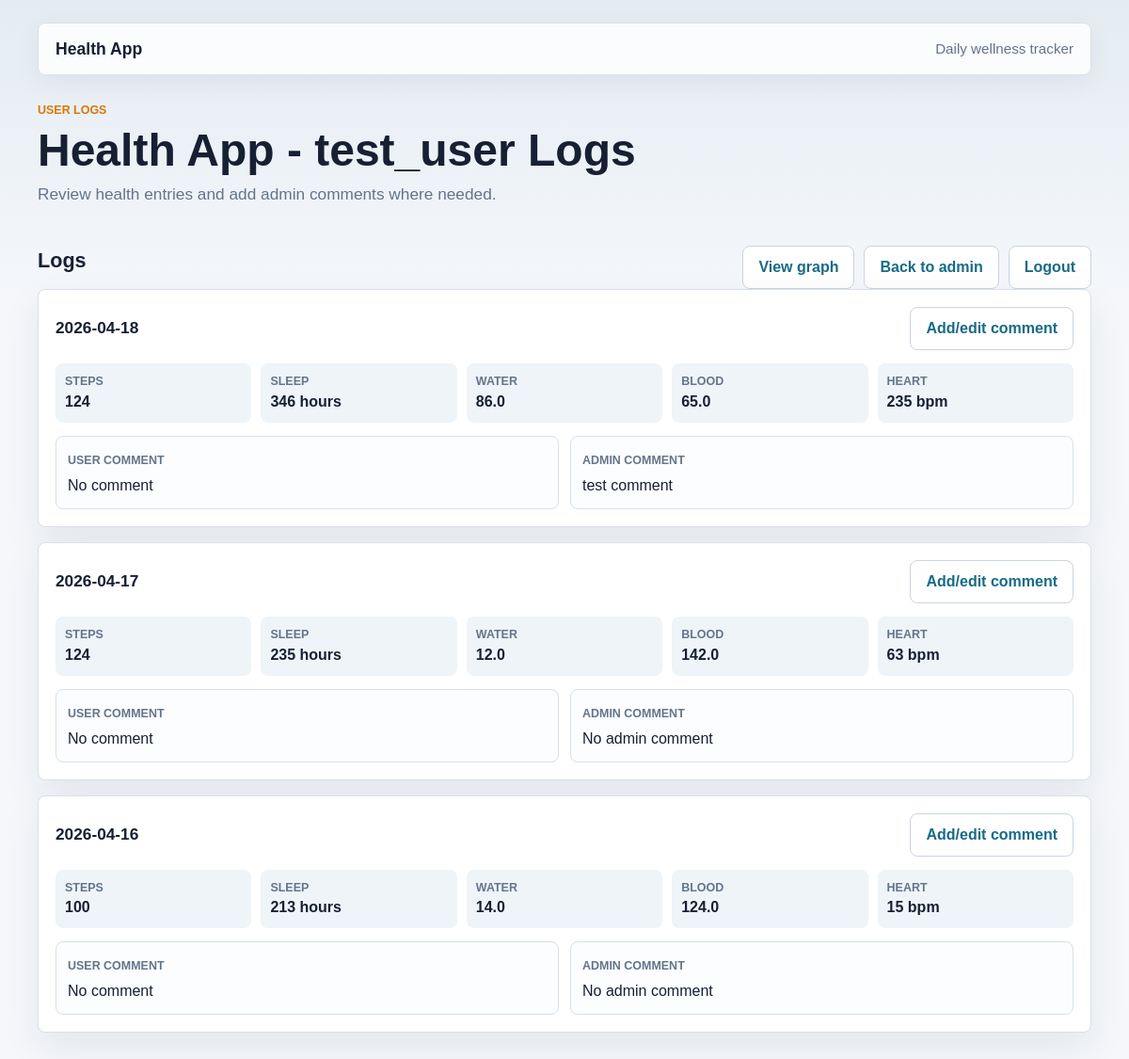
The app's page /admin/user/1/logs, older data.
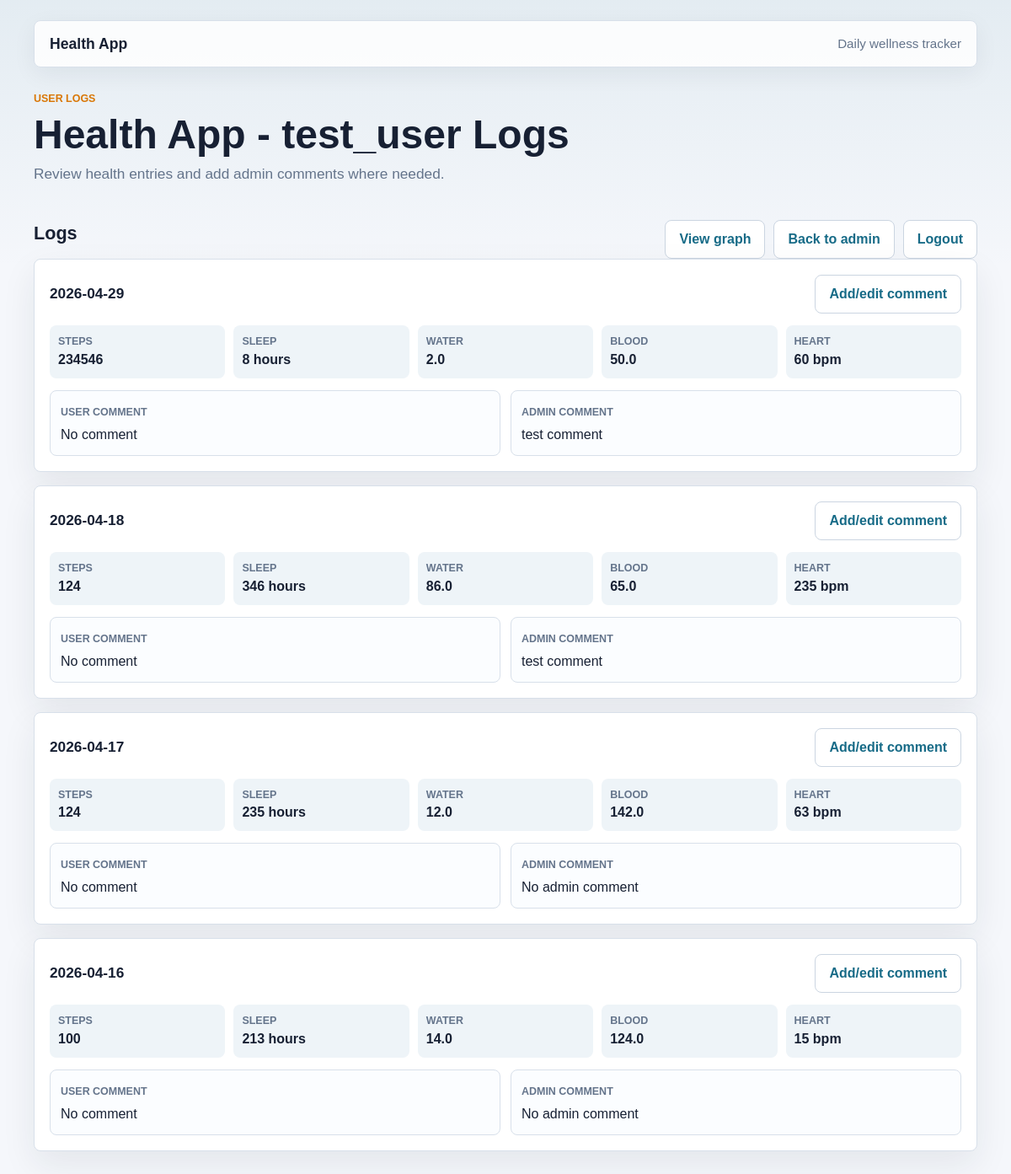
The same page, newer data.
### app/models.py (models this page shows)
class User(db.Model):
    id = db.Column(db.Integer, primary_key=True)
    username = db.Column(db.String(80), unique=True, nullable=False)
    health_logs = db.relationship(
        "UserHealthLog",
        back_populates="user",
        cascade="all, delete-orphan"
    )

class UserHealthLog(db.Model):
    id: so.Mapped[int] = so.mapped_column(primary_key=True)
    user_id = db.Column(db.Integer, db.ForeignKey("user.id"), nullable=False)
    log_date: so.Mapped[datetime] = so.mapped_column(sa.DATE, nullable=False, default=lambda: datetime.now(timezone.utc))
    steps: so.Mapped[int] = so.mapped_column(sa.Integer, nullable=False)
    sleep: so.Mapped[int] = so.mapped_column(sa.Integer, nullable=False)
    water: so.Mapped[float | None] = so.mapped_column(sa.Float, nullable=True)
    blood: so.Mapped[float] = so.mapped_column(sa.Float, nullable=False)
    heart: so.Mapped[int] = so.mapped_column(sa.Integer, nullable=False)
    user_comment: so.Mapped[str] = so.mapped_column(sa.String(256), index=True)
    admin_comment: so.Mapped[str | None] = so.mapped_column(sa.String(256), nullable=True)
    user = db.relationship("User", back_populates="health_logs")
    __table_args__ = (
        db.UniqueConstraint("user_id", "log_date"),
    )

### app/routes.py (the view)
@app.route("/admin/user/<int:user_id>/logs")
def admin_user_logs(user_id):
    selected_user = User.query.get_or_404(user_id)
    user_health_logs = get_user_logs(selected_user.id)
    return render_template(
        "admin_user_logs.html",
        user=selected_user,
        logs=user_health_logs,
    )

### app/routes.py (called while the page is built)
def get_user_logs(user_id, descending=True):
    query = UserHealthLog.query.filter_by(user_id=user_id)
    if descending:
        query = query.order_by(UserHealthLog.log_date.desc())
    else:
        query = query.order_by(UserHealthLog.log_date.asc())
    return query.all()

### app/templates/admin_user_logs.html
{% extends "base.html" %}
{% block content %}
    <section class="page-heading">
        <p class="eyebrow">User logs</p>
        <h1>Health App - {{ user.username }} Logs</h1>
        <p class="lead">Review health entries and add admin comments where needed.</p>
    </section>
    <section class="logs-section">
        <div class="section-header">
            <h2>Logs</h2>
            <div class="action-row">
                <a class="button button-secondary" href="{{ url_for('admin_user_graph', user_id=user.id) }}">View graph</a>
                <a class="button button-secondary" href="{{ url_for('admin') }}">Back to admin</a>
                <a class="button button-secondary" href="{{ url_for('logout') }}">Logout</a>
            </div>
        </div>
        <div class="log-list">
            {% for log in logs %}
                <article class="log-card">
                    <div class="log-card__header">
                        <p class="log-date">{{ log.log_date }}</p>
                        <a class="button button-secondary" href="{{ url_for('admin_add_comment', user_id=user.id, log_id=log.id) }}">Add/edit comment</a>
                    </div>
                    <div class="metric-grid">
                        <div class="metric"><span>Steps</span><strong>{{ log.steps }}</strong></div>
                        <div class="metric"><span>Sleep</span><strong>{{ log.sleep }} hours</strong></div>
                        <div class="metric"><span>Water</span><strong>{{ log.water if log.water is not none else "No water data" }}</strong></div>
                        <div class="metric"><span>Blood</span><strong>{{ log.blood }}</strong></div>
                        <div class="metric"><span>Heart</span><strong>{{ log.heart }} bpm</strong></div>
                    </div>
                    <div class="comment-grid">
                        <div class="comment-box">
                            <span>User comment</span>
                            <p>{{ log.user_comment or "No comment" }}</p>
                        </div>
                        <div class="comment-box">
                            <span>Admin comment</span>
                            <p>{{ log.admin_comment or "No admin comment" }}</p>
                        </div>
                    </div>
                </article>
            {% else %}
                <p class="empty-state">{{ user.username }} has no health logs.</p>
            {% endfor %}
        </div>
    </section>
{% endblock %}

### app/templates/base.html (shortened to what this page needs)
<!doctype html>
<html lang="en">
<head>
    <link rel="stylesheet" href="{{ url_for('static', filename='css/styles.css') }}">
</head>
<body>
    <div class="page-shell">
        <header class="site-header">
            <a class="brand" href="{{ url_for('index') }}">Health App</a>
            <span class="site-subtitle">Daily wellness tracker</span>
        </header>
        <main class="app-main">{% block content %}{% endblock %}</main>
    </div>
</body>
</html>

### app/static/css/styles.css (style rules this page uses)
:root { --bg: #f5f7fb; --surface: #ffffff; --surface-muted: #eef4f8; --text: #172033; --muted: #64748b; --border: #d8e0ea; --primary: #176b87; --primary-dark: #0f4f63; --accent: #d97706; --danger: #b42318; --shadow: 0 16px 40px rgba(23, 32, 51, 0.08); }
* { box-sizing: border-box; }
body { margin: 0; min-height: 100vh; background: linear-gradient(180deg, rgba(23, 107, 135, 0.08), transparent 320px), var(--bg); color: var(--text); font-family: Arial, Helvetica, sans-serif; line-height: 1.5; }
a { color: var(--primary); font-weight: 700; text-decoration: none; }
.page-shell { width: min(1120px, calc(100% - 32px)); margin: 0 auto; padding: 24px 0 48px; }
.site-header { display: flex; align-items: center; justify-content: space-between; gap: 16px; margin-bottom: 28px; padding: 14px 18px; border: 1px solid var(--border); border-radius: 8px; background: rgba(255, 255, 255, 0.86); box-shadow: 0 8px 28px rgba(23, 32, 51, 0.06); }
.brand { color: var(--text); font-size: 1.1rem; letter-spacing: 0; }
.site-subtitle { color: var(--muted); font-size: 0.95rem; }
.app-main { display: grid; gap: 24px; }
.page-heading, .hero-block { display: grid; gap: 8px; }
.eyebrow { margin: 0; color: var(--accent); font-size: 0.78rem; font-weight: 800; letter-spacing: 0; text-transform: uppercase; }
h1, h2, h3, p { margin-top: 0; }
h1 { margin-bottom: 0; font-size: 3rem; line-height: 1.05; }
h2 { margin-bottom: 14px; font-size: 1.35rem; }
.lead { max-width: 680px; color: var(--muted); font-size: 1.08rem; }
.panel, .entry-form, .health-form, .log-card, .user-card, .details-panel, .chart-card, .empty-state { border: 1px solid var(--border); border-radius: 8px; background: var(--surface); box-shadow: var(--shadow); }
input[type="submit"], button, .button { display: inline-flex; align-items: center; justify-content: center; width: fit-content; min-height: 42px; border: 1px solid var(--primary); border-radius: 8px; background: var(--primary); color: #ffffff; cursor: pointer; font: inherit; font-weight: 800; padding: 10px 16px; text-decoration: none; }
.button-secondary { border-color: #cbd5e1; background: #ffffff; color: var(--primary); }
.action-row, .section-header, .card-actions { display: flex; flex-wrap: wrap; align-items: center; gap: 10px; }
.section-header { justify-content: space-between; }
.log-list, .user-list, .chart-grid { display: grid; gap: 16px; }
.log-card, .user-card, .chart-card { padding: 18px; }
.log-card__header, .user-card__header { display: flex; align-items: center; justify-content: space-between; gap: 12px; margin-bottom: 14px; }
.log-date, .user-name { margin: 0; font-size: 1.08rem; font-weight: 800; }
.metric-grid { display: grid; grid-template-columns: repeat(5, minmax(120px, 1fr)); gap: 10px; margin-bottom: 14px; }
.metric { min-width: 0; padding: 10px; border-radius: 8px; background: var(--surface-muted); }
.metric span { display: block; color: var(--muted); font-size: 0.78rem; font-weight: 800; text-transform: uppercase; }
.metric strong { display: block; overflow-wrap: anywhere; color: var(--text); font-size: 1rem; }
.comment-grid { display: grid; grid-template-columns: repeat(2, minmax(0, 1fr)); gap: 12px; }
.comment-box { min-width: 0; padding: 12px; border: 1px solid var(--border); border-radius: 8px; background: #fbfdff; }
.comment-box span, .details-list dt { color: var(--muted); font-size: 0.78rem; font-weight: 800; text-transform: uppercase; }
.comment-box p, .details-list dd { margin: 4px 0 0; overflow-wrap: anywhere; }

Row changes from the older to the newer data that the page shows:
added UserHealthLog: log_date "2026-04-29", steps "234546", sleep "8", water "2.0", blood "50.0", heart "60", user_comment "No comment", admin_comment "test comment"
